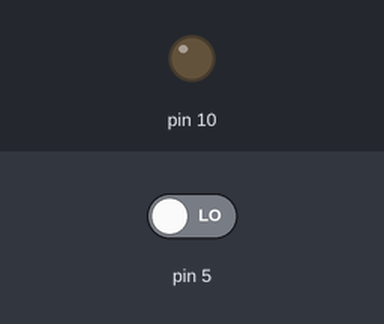
Bench run of a sketch on a simulated Arduino Uno, built with avr-gcc and run on an emulated ATmega328P. On the bench: output pins drawn as LEDs (lit = HIGH). Inputs (shaded band) come from the test bench; at power-on: pin 5 LOW.

Above: at 1.2 s.
1.3 s: pin 5 driven HIGH
At 1.9 s:
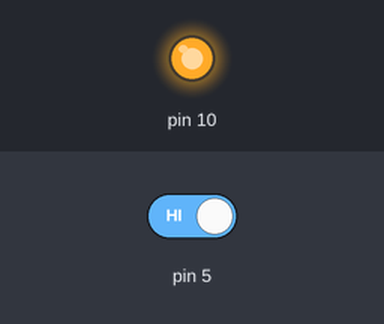
2.8 s: pin 5 driven LOW
At 4.2 s:
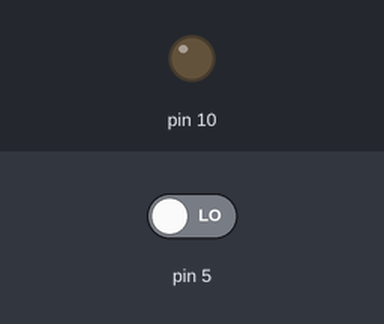
Timing chart, 0 to 5.8 s (numbered marks = the images above; inputs shaded):
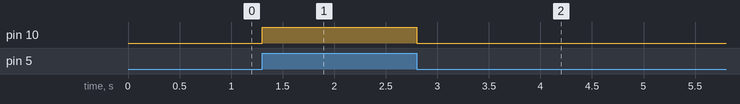

The sketch:

exp4-Button-switch-control.ino
```cpp
void setup()
{
     pinMode(5,INPUT);
     pinMode(10,OUTPUT);
}
void loop()
{
     int a=digitalRead(5);
     if(a==HIGH)
     digitalWrite(10,HIGH);
     else
     digitalWrite(10,LOW);
}
```

Measured:
- after the input at 1.3 s, pin 10: LOW → HIGH at once
- after the input at 2.8 s, pin 10: HIGH → LOW at once
